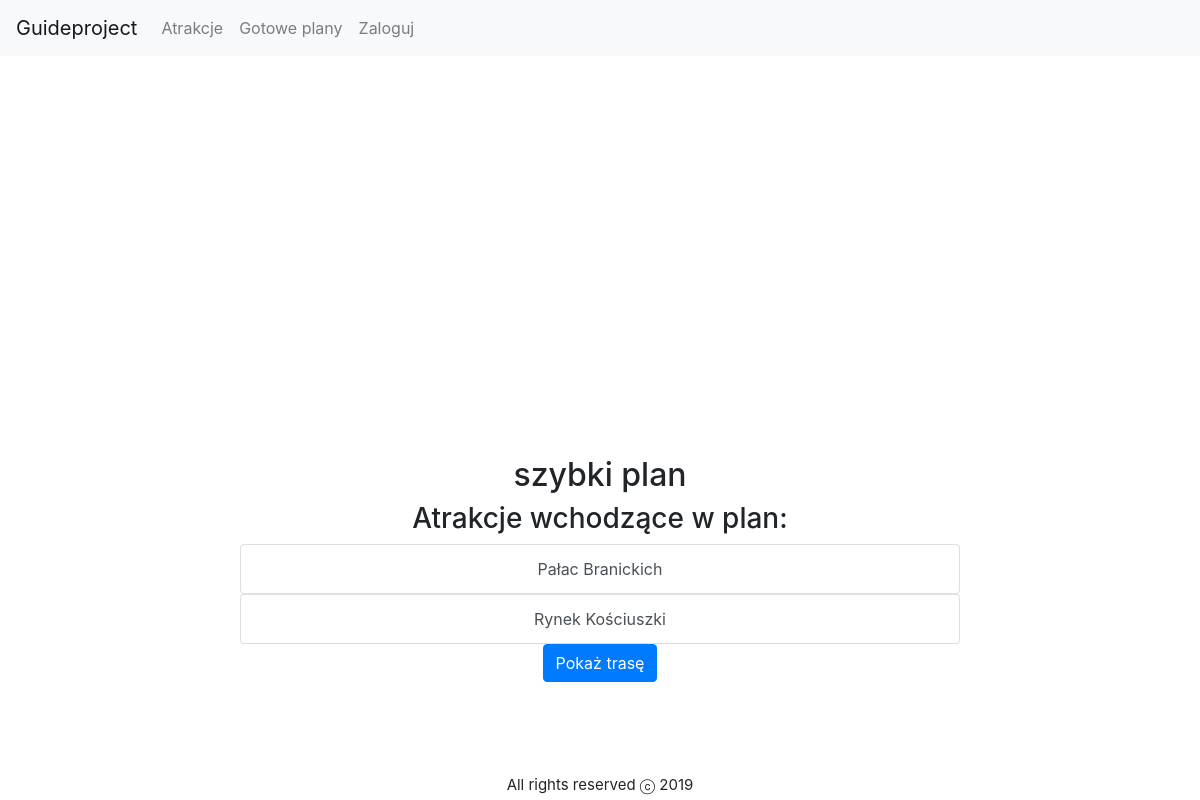
Screenshot of /guide/tripplan/1 with the database file from the repository.
### guide/models.py (models this page shows, shortened)
class TripPlan(models.Model):
    name = models.CharField(_("Name"), max_length=150)
    creator = models.ForeignKey("Client", verbose_name=_(
        "Creator"), on_delete=models.CASCADE, null=True, blank=True)
    attractions = models.ManyToManyField(
        "Attraction", verbose_name=_("Attraction list"))

class Attraction(models.Model):
    name = models.CharField(_("Name"),
                            max_length=200, help_text="Enter attraction's name.")
    description = models.TextField(max_length=500)
    categories = models.ManyToManyField(
        "Category")
    localization = models.ForeignKey(
        "Localization", verbose_name=_("Address"), on_delete=models.CASCADE, null=True)
    timeNeededToSightsee = models.FloatField(
        _("Time neede to sightsee (in hours)"))
    ticketCost = models.FloatField(
        _("Ticket's cost"), default=0)

### guide/views.py (the view)
# urls.py: path('tripplan/<int:pk>', views.TripPlanDetailView.as_view(),
class TripPlanDetailView(DetailView):
    model = TripPlan
    def getAttractionsInfo(self):
        pos = []
        for obj in self.object.attractions.all():
            pos.append({"name": obj.name, "lat": obj.localization.latitude,
                        "lng": obj.localization.longitude})
        return pos
    def get_context_data(self, **kwargs):
        context = super().get_context_data(**kwargs)
        context["locationsInfo"] = self.getAttractionsInfo()
        return context

### guide/templates/guide/tripplan_detail.html (shortened to what this page needs)
{% extends "base.html" %}
{% block content %}
    <div id="map"></div>
    <center><h2>{{tripplan.name}}</h2></center>
<center> <h3>Atrakcje wchodzące w plan:</h3></center>
        {% for attraction in tripplan.attractions.all %}
              <center><div class="list-group" style="width: 60%;">
  <a href="{% url 'attraction-detail' attraction.pk %}" class="list-group-item list-group-item-action">
    {{attraction.name}}
  </a>
</div>
        {% endfor %}
    <button id="makeroute" type="button" class="btn btn-primary">Pokaż trasę</button>
{% endblock content %}

### guide/static/css/styles.css (style rules this page uses)
html,body { width:100vw; margin:0; padding:0; }
#map { padding:0; margin:0; width:100%; height: 400px; }

### rows the page displays
TripPlan: name "szybki plan"
Attraction: name "Pałac Branickich"
Attraction: name "Rynek Kościuszki"
